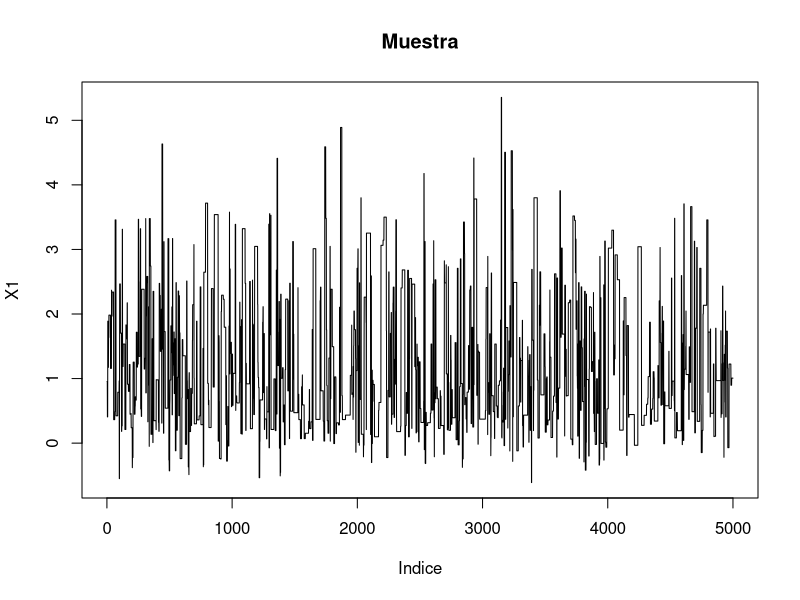
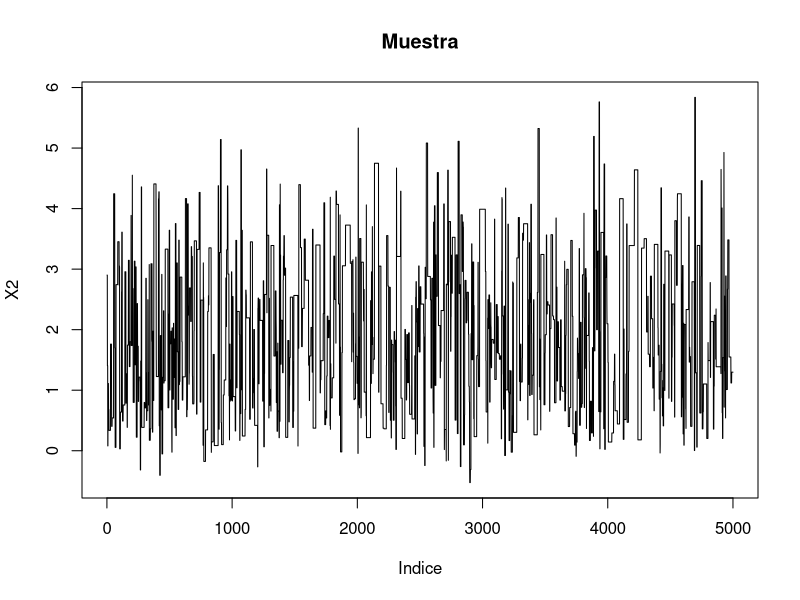
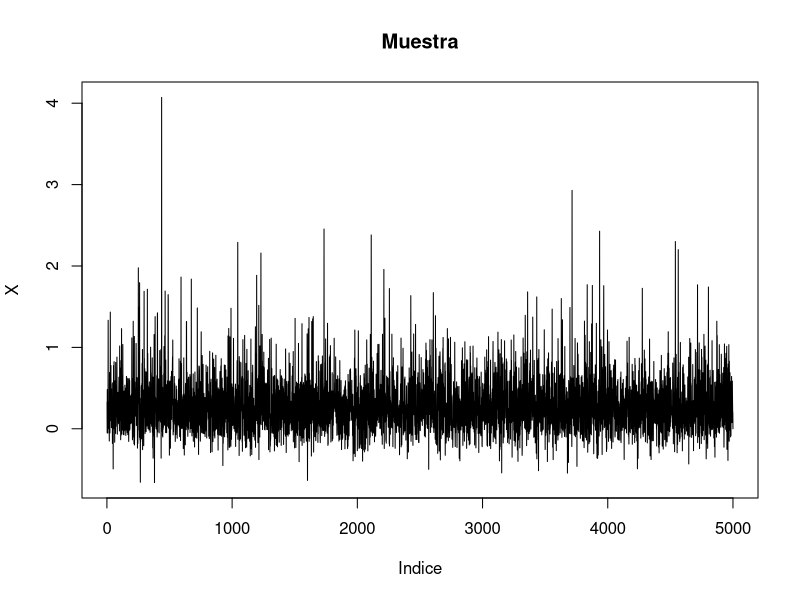

Write R code to recreate these figures, in order.


f = function(x){ #the pdf of f - the target distribution
  dnorm(x, mean=0, sd = 1)
}


Nsim <- 10^5


### EEJMPLO ####
#este ejemplo lo hice para ver como funciona realmente.
x<- double(Nsim)
x[1]<- rnorm(1)
#x<- matrix(0,nrow = Nsim, ncol = 2)
#x[1,]<- rnorm(2)

for(i in 2:Nsim - 1){
  z<- rnorm(2, mean=0, sd = 1)
  y<-rnorm(1,mean = x[i]+2*z, 0.5)
  if(runif(1) < min(1, f(y) / f(x[i]))) #same as above if q(x,y) == q(y,x), i.e. q is symmetric
  {
    x[i+1] <- y
  } else x[i+1] <- x[i]
}
  
muestra<- tail(x,n=5000) 
x_axis <- as.list(seq(1, 5000))

#plot(muestra, type = "l")

#print(sum(muestra)/5000)

### Metropolis Hasting TAREA  #########

dev.new()

f = function(x){ #the pdf of f - the target distribution
  return((1/(20216.335877))*exp(-0.5*((x[1]^2)*(x[2]^2)+(x[1]^2)+(x[2]^2)-8*x[1]-8*x[2])))
}
Nsim <- 10^5

x<- matrix(0,nrow = Nsim, ncol = 2)
x[1,]<- rnorm(2)
for(i in 2:Nsim - 1){
  z<- rnorm(2, mean=0, sd = 1)
  #y<-rnorm(2,mean = x[i,]+2*z, 1)
  y<- x+2*z
  if(runif(1) < min(1, f(y) / f(x[i,]))) #same as above if q(x,y) == q(y,x), i.e. q is symmetric
  {
    x[i+1,1] <- y[1]
    x[i+1,2] <- y[2]
  } else x[i+1,] <- x[i,]

}

muestra_x<- tail(x[,1],n=5000) 
muestra_y<- tail(x[,2],n=5000)
x_axis <- as.list(seq(1, 5000))

plot(muestra_x, type = "l", main = "Muestra", xlab="Indice", ylab="X1")
plot(muestra_y, type = "l", main = "Muestra", xlab="Indice", ylab="X2")
print(sum(muestra_x)/5000)
print(sum(muestra_y)/5000)


##########

dev.new()
Nsim <- 10^5
x<- rep(0,Nsim)
y<- rep(0,Nsim)
for(i in 2:Nsim - 1){
z <-  rnorm(1, mean=0, sd = 1)
a <- 1/(1+x[i]^2)
y[i] <- 4*a + z*sqrt(a)
z <-  rnorm(1, mean=0, sd = 1)
b <- 1/(1+y[i]^2)
x[i]<-4*b+z*sqrt(b)
}


muestra_x<- tail(x, n=5000) 
muestra_y<- tail(y, n=5000)
x_axis <- as.list(seq(1, 5000))

plot(muestra_x, type = "l", main = "Muestra", xlab="Indice", ylab="X")

print(sum(muestra_x)/5000)
print(sum(muestra_y)/5000)
